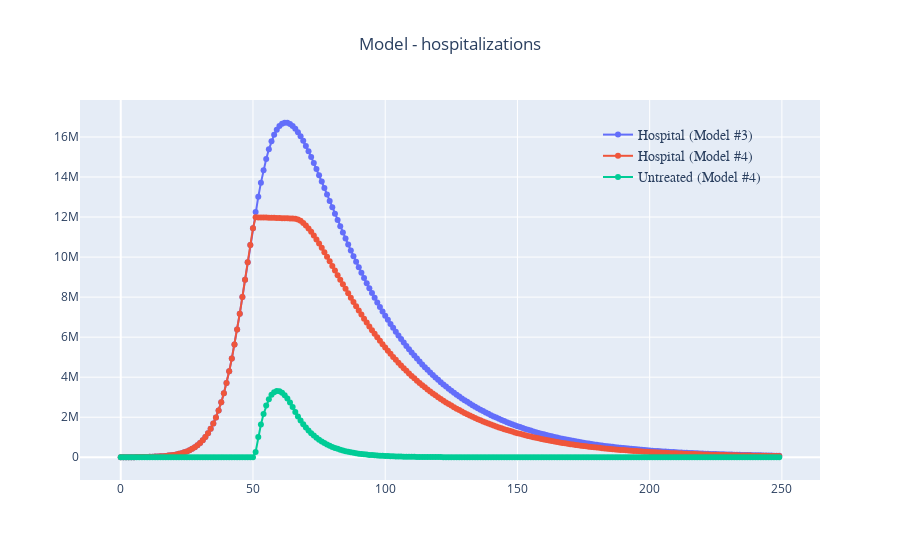

Notebook code for this chart:
### Code cell
tbound = 250
fig = go.Figure()

fig.add_trace(go.Scatter(
    x=df3[df3.time<tbound]['time'],
    y=df3[df3.time<tbound]['Hospital'],
    name='Hospital (Model #3)',
    mode='lines+markers',line_width=2,marker_size=6,opacity=1))

fig.add_trace(go.Scatter(
    x=df4[df4.time<tbound]['time'],
    y=df4[df4.time<tbound]['Hospital'],
    name='Hospital (Model #4)',
    mode='lines+markers',line_width=2,marker_size=6,opacity=1))

fig.add_trace(go.Scatter(
    x=df4[df4.time<tbound]['time'],
    y=df4[df4.time<tbound]['Untreated'],
    name='Untreated (Model #4)',
    mode='lines+markers',line_width=2,marker_size=6,opacity=1))

fig.update_layout(
    title="Model - hospitalizations",
    title_x=0.5,showlegend=True,yaxis = {'type': 'linear'},
    legend=dict(
            x=0.70,y=0.95,
            traceorder="normal",font=dict(family="sans-serif",size=14),bgcolor='rgba(0,0,0,0)'),)

fig.show()

### Figure 1 — Plotly figure (JSON) as saved in the notebook; plotly's stock layout.template omitted (floating-point values rounded to 4 significant figures; data arrays with more than 128 entries replaced by an {"elided": "..."} marker saying what was removed)
{"data": [{"line": {"width": 2}, "marker": {"size": 6}, "mode": "lines+markers", "name": "Hospital (Model #3)", "opacity": 1, "type": "scatter", "x": {"elided": "250 int values"}, "y": {"elided": "250 float values"}}, {"line": {"width": 2}, "marker": {"size": 6}, "mode": "lines+markers", "name": "Hospital (Model #4)", "opacity": 1, "type": "scatter", "x": {"elided": "250 int values"}, "y": {"elided": "250 float values"}}, {"line": {"width": 2}, "marker": {"size": 6}, "mode": "lines+markers", "name": "Untreated (Model #4)", "opacity": 1, "type": "scatter", "x": {"elided": "250 int values"}, "y": {"elided": "250 float values"}}], "layout": {"legend": {"bgcolor": "rgba(0,0,0,0)", "font": {"family": "sans-serif", "size": 14}, "traceorder": "normal", "x": 0.7, "y": 0.95}, "showlegend": true, "title": {"text": "Model - hospitalizations", "x": 0.5}, "yaxis": {"type": "linear"}}}
